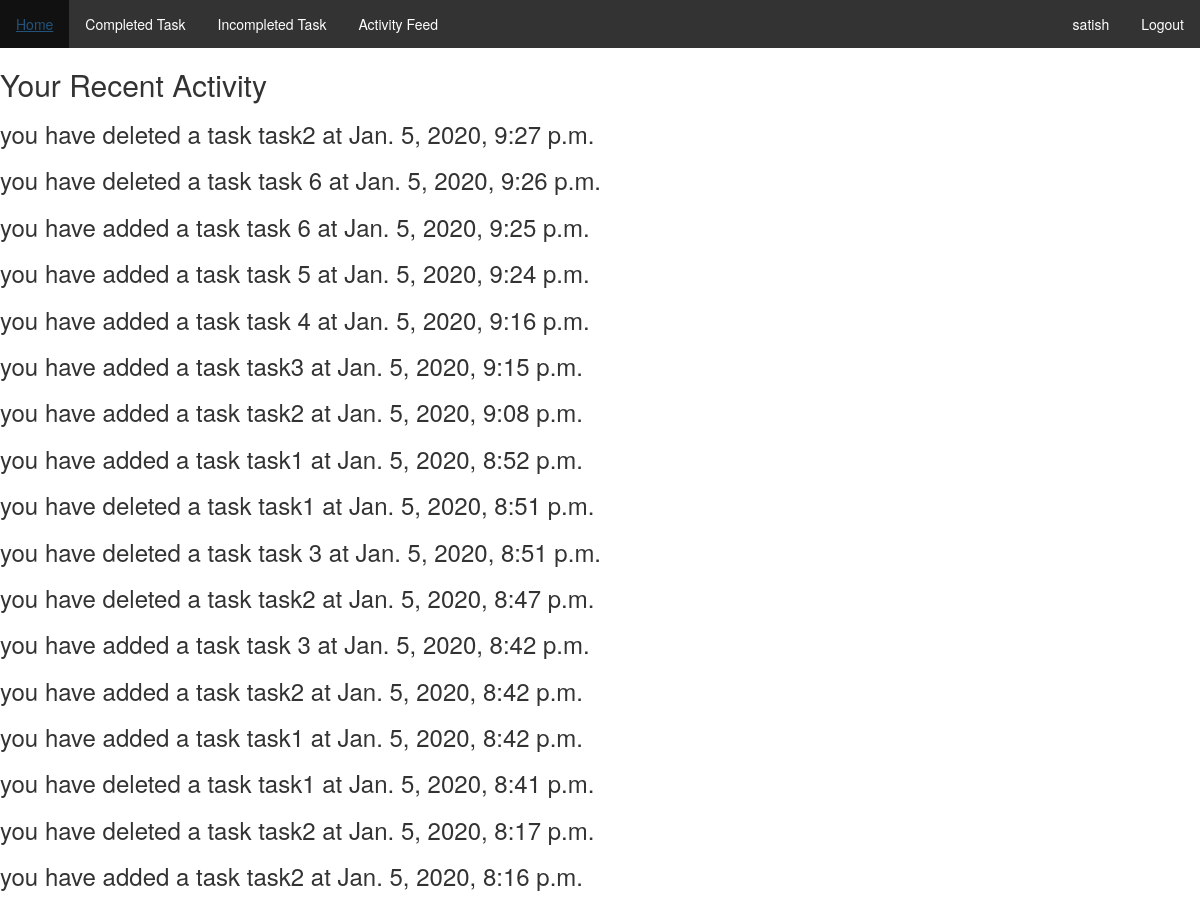
The page /task-activity (signed in) on the database its author committed.
### todo/models.py (models this page shows)
class Activity(models.Model):
	Add = 'A'
	Delete = 'D'
	Complete = 'C'
	Incomplete = 'I'
	ACTIVITY_TYPES = (
		(Add, 'add task'),
		(Delete, 'delete task'),
		(Complete, 'complete task'),
		(Incomplete, 'incomplete task'),
	)
	user = models.ForeignKey(User, on_delete = models.CASCADE)
	activity_type = models.CharField(max_length = 1, choices = ACTIVITY_TYPES)
	task = models.CharField(max_length = 100, null = True)
	date = models.DateTimeField(auto_now = True)
	class Meta:
		ordering = ('-date',)
		verbose_name = 'Activitie'

### todo/views.py (the view)
# urls.py: path('task-activity', views.activity_feed, name = 'task-activity-feed'),
@login_required(login_url = 'account:login')
def activity_feed(request):
	recent_activities_by_user = Activity.objects.filter(user = request.user).order_by('-date')
	context = {
		'recent_activities_by_user':recent_activities_by_user,
	}
	return render(request, 'todo/activity.html', context)

### templates/todo/activity.html (shortened to what this page needs)
{% extends 'base/base.html' %}
{% block task %}
<h2>Your Recent Activity</h2>
{% for activity in recent_activities_by_user %}
	{% if activity.activity_type == 'A' %}
		<h3>you have added a task {{ activity.task }} at {{ activity.date }}</h3>
	{% elif activity.activity_type == 'D' %}
		<h3>you have deleted a task {{ activity.task }} at {{ activity.date }}</h3>
	{% endif %}
{% endfor %}
{% endblock %}

### templates/base/base.html (shortened to what this page needs)
<!DOCTYPE html>
<html>
<head>
<link rel="stylesheet" href="https://maxcdn.bootstrapcdn.com/bootstrap/3.3.7/css/bootstrap.min.css">
<link href="https://maxcdn.bootstrapcdn.com/font-awesome/4.7.0/css/font-awesome.min.css" rel="stylesheet">
</head>
<body>
  <div>
    <ul>
      <li><a href="/">Home</a></li>
      <li><a href="{% url 'todo:tasks-completed' %}">Completed Task</a></li>
      <li><a href="{% url 'todo:tasks-incompleted' %}">Incompleted Task</a></li>
      <li><a href="{% url 'todo:task-activity-feed' %}">Activity Feed</a></li>
      {% if request.user.is_authenticated %}
        <li style="float:right"><a href="{% url 'account:logout' %}">Logout</a></li>
        <li style="float:right"><a href="{% url 'account:login' %}">{{request.user}}</a></li>
      {% else %}
      <li style="float:right"><a href="{% url 'account:login' %}">Login</a></li>
      <li style="float:right"><a href="{% url 'account:sign_up' %}">Signup</a></li>
      {% endif %}
    </ul>
  </div>
  <div>
    {% block task %}{% endblock %}
  </div>
</body>
</html>

### templates/base/base.html (style rules this page uses)
ul { list-style-type: none; margin: 0; padding: 0; overflow: hidden; background-color: #333; }
li { float: left; }
li a { display: block; color: white; text-align: center; padding: 14px 16px; text-decoration: none; }

### rows shown on the page
Activity: task "task2", date "Jan. 5, 2020, 9:27 p.m."
Activity: task "task 6", date "Jan. 5, 2020, 9:26 p.m."
Activity: task "task 6", date "Jan. 5, 2020, 9:25 p.m."
Activity: task "task 5", date "Jan. 5, 2020, 9:24 p.m."
Activity: task "task 4", date "Jan. 5, 2020, 9:16 p.m."
Activity: task "task3", date "Jan. 5, 2020, 9:15 p.m."
Activity: task "task2", date "Jan. 5, 2020, 9:08 p.m."
Activity: task "task1", date "Jan. 5, 2020, 8:52 p.m."
Activity: task "task1", date "Jan. 5, 2020, 8:51 p.m."
Activity: task "task 3", date "Jan. 5, 2020, 8:51 p.m."
Activity: task "task2", date "Jan. 5, 2020, 8:47 p.m."
Activity: task "task 3", date "Jan. 5, 2020, 8:42 p.m."
Activity: task "task2", date "Jan. 5, 2020, 8:42 p.m."
Activity: task "task1", date "Jan. 5, 2020, 8:42 p.m."
Activity: task "task1", date "Jan. 5, 2020, 8:41 p.m."
Activity: task "task2", date "Jan. 5, 2020, 8:17 p.m."
Activity: task "task2", date "Jan. 5, 2020, 8:16 p.m."

### other values the page prints
{{ request.user }} "satish"
